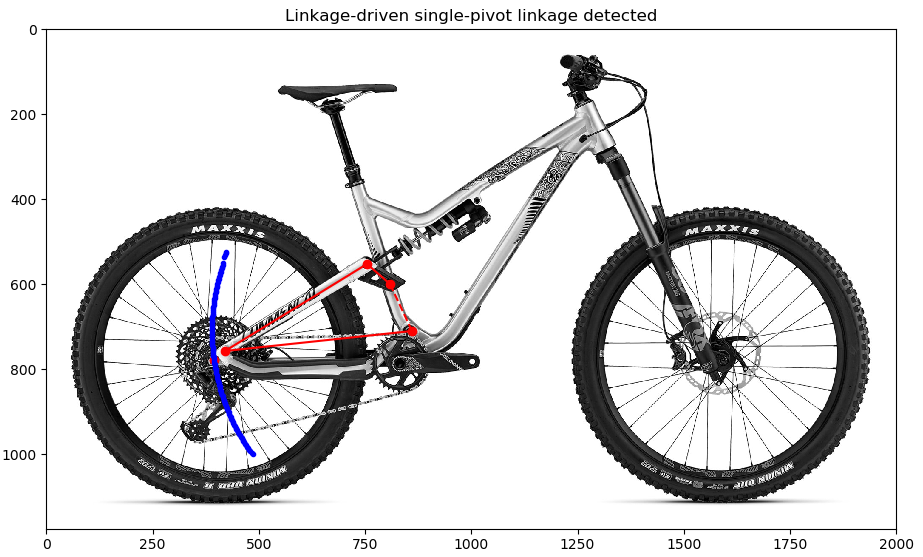

This chart was generated by the following Python code:
"""
4bar_analysis.py

Remi Salmon, 2018
salmon.remi@gmail.com
"""

#!/usr/bin/env python3

# imports
import glob
import math
import numpy as np
import matplotlib.pyplot as plt
import scipy.optimize as so

# functions
def points_4bar(): # get linkage points coordinates from image
    points_xy = np.zeros((7, 2)) # (x,y) coordinates of the points:
    # points_xy[0, :] = main pivot
    # points_xy[1, :] = lower chainstay/seatstay pivot
    # points_xy[2, :] = high seatstay pivot
    # points_xy[3, :] = rocker pivot
    # points_xy[4, :] = rear axle
    # points_xy[5, :] = rocker shock mount
    # points_xy[6, :] = frame shock mount

    plt.title('click main pivot')
    points = plt.ginput(1)
    points_xy[0, :] = points[0]
    plt.scatter(points_xy[0, 0], points_xy[0, 1], color = 'r', marker = 'o')
    plt.draw()

    plt.title('click lower chainstay/seatstay pivot')
    points = plt.ginput(1)
    points_xy[1, :] = points[0]
    plt.scatter(points_xy[1, 0], points_xy[1, 1], color = 'r', marker = 'o')
    plt.draw()

    plt.title('click high seatstay pivot')
    points = plt.ginput(1)
    points_xy[2, :] = points[0]
    plt.scatter(points_xy[2, 0], points_xy[2, 1], color = 'r', marker = 'o')
    plt.draw()

    plt.title('click rocker pivot')
    points = plt.ginput(1)
    points_xy[3, :] = points[0]
    plt.scatter(points_xy[3, 0], points_xy[3, 1], color = 'r', marker = 'o')
    plt.draw()

    plt.title('click rear axle')
    points = plt.ginput(1)
    points_xy[4, :] = points[0]
    plt.scatter(points_xy[4, 0], points_xy[4, 1], color = 'r', marker = 'o')
    plt.draw()

#    plt.title('click rocker shock mount')
#    points = plt.ginput(1)
#    points_xy[5, :] = points[0]
#    plt.scatter(points_xy[5, 0], points_xy[5, 1], color = 'r', marker = 'o')
#    plt.draw()
#
#    plt.title('click frame shock mount')
#    points = plt.ginput(1)
#    points_xy[6, :] = points[0]
#    plt.scatter(points_xy[6, 0], points_xy[6, 1], color = 'r', marker = 'o')
#    plt.draw()

    return(points_xy)

def l_4bar(points_xy): # find linkage lenghts from points
    l1 = np.linalg.norm(points_xy[1, :]-points_xy[0, :]) # link l1 length (main pivot to lower chainstay/seatstay pivot)
    l2 = np.linalg.norm(points_xy[2, :]-points_xy[1, :]) # link l2 length (lower chainstay/seatstay pivot to high chainstay pivot)
    l3 = np.linalg.norm(points_xy[3, :]-points_xy[2, :]) # link l3 length (high chainstay to rocker pivot)
    l4 = np.linalg.norm(points_xy[0, :]-points_xy[3, :]) # link l4 length (rocker pivot to main pivot)

    return(l1, l2, l3, l4)

def config_4bar(points_xy): # find linkage configuration from points
    (l1, l2, l3, l4) = l_4bar(points_xy)

    lpra = np.linalg.norm(points_xy[1, :]-points_xy[4, :]) # distance from rear axle to lower chainstay/seatstay pivot

    lprap = int(round(100*lpra/min([l1, l2, l3, l4]))) # lpra in % of shortest link

    if  lprap < 20 : # guess...
        linkage_config = 'Split-pivot'
    elif lpra > max(l1, l3):
        if points_xy[3, 1] < points_xy[2, 1]:
            linkage_config = 'VPP'
        else:
            linkage_config = 'DW-link/Maestro'
    elif points_xy[4, 1] > points_xy[1, 1]: # y origin is on top
        linkage_config = 'Linkage-driven single-pivot'
    else:
        linkage_config = 'Horst-link'

    return(linkage_config)

def f_4bar(x, l1, l2, l3, l4, theta1, theta4): # vector loop function = [0, 0]
    theta2 = x[0]
    theta3 = x[1]

    fx = l1*math.cos(theta1)+l2*math.cos(theta2)+l3*math.cos(theta3)+l4*math.cos(theta4)
    fy = l1*math.sin(theta1)+l2*math.sin(theta2)+l3*math.sin(theta3)+l4*math.sin(theta4)
    
    f = np.array([fx, fy])
    
    return(f)

def J_4bar(x, l1, l2, l3, l4, theta1, theta4): # Jacobian of vector loop function f
    theta2 = x[0]
    theta3 = x[1]
    
    J = np.zeros((2, 2))
    
    J[0, 0] = l1*math.cos(theta1)-l2*math.sin(theta2)+l3*math.cos(theta3)+l4*math.cos(theta4)
    J[0, 1] = l1*math.cos(theta1)+l2*math.cos(theta2)-l3*math.sin(theta3)+l4*math.cos(theta4)
    J[1, 0] = l1*math.sin(theta1)+l2*math.cos(theta2)+l3*math.sin(theta3)+l4*math.sin(theta4)
    J[1, 1] = l1*math.sin(theta1)+l2*math.sin(theta2)+l3*math.cos(theta3)+l4*math.sin(theta4)
    
    return(J)

def angles_4bar(points_xy): # find angles between links
    (l1, l2, l3, l4) = l_4bar(points_xy)

    theta1 = math.atan2(points_xy[1, 1]-points_xy[0, 1], points_xy[1, 0]-points_xy[0, 0]) # l1 angle
    theta2 = math.atan2(points_xy[2, 1]-points_xy[1, 1], points_xy[2, 0]-points_xy[1, 0]) # l2 angle
    theta3 = math.atan2(points_xy[3, 1]-points_xy[2, 1], points_xy[3, 0]-points_xy[2, 0]) # l3 angle
    theta4 = math.atan2(points_xy[0, 1]-points_xy[3, 1], points_xy[0, 0]-points_xy[3, 0]) # l4 angle

    return(theta1, theta2, theta3, theta4)

def new_angles_4bar(points_xy, theta1_new): # find links angles with new theta1
    (l1, l2, l3, l4) = l_4bar(points_xy)

    (theta1, theta2, theta3, theta4) = angles_4bar(points_xy)

    x0 = [theta2, theta3] # initial guess

    sol = so.root(f_4bar, x0, args = (l1, l2, l3, l4, theta1_new, theta4), jac = J_4bar) # theta4 constant (l4 == frame)

    theta2_sol = sol.x[0]
    theta3_sol = sol.x[1]

    return(theta1_new, theta2_sol, theta3_sol, theta4)

def new_points_4bar(points_xy, theta1_new): # find points coordinates with new theta1
    (l1, l2, l3, l4) = l_4bar(points_xy)

    (theta1_new, theta2_new, theta3_new, theta4_new) = new_angles_4bar(points_xy, theta1_new)

    points_xy_new = np.zeros(points_xy.shape)

    points_xy_new[0, :] = points_xy[0, :]
    points_xy_new[1, :] = points_xy_new[0, :]+[l1*math.cos(theta1_new), l1*math.sin(theta1_new)]
    points_xy_new[2, :] = points_xy_new[1, :]+[l2*math.cos(theta2_new), l2*math.sin(theta2_new)]
    points_xy_new[3, :] = points_xy[3, :]

    return(points_xy_new)

def ra_4bar(points_xy, theta1_new): # find rear axle coordinates from linkage points
    (l1, l2, l3, l4) = l_4bar(points_xy)

    (theta1_new, theta2_new, theta3_new, theta4_new) = new_angles_4bar(points_xy, theta1_new)

    points_xy_new = new_points_4bar(points_xy, theta1_new)

    v2 = [points_xy[2, 0]-points_xy[1, 0], points_xy[2, 1]-points_xy[1, 1]] # l2 vector
    va = [points_xy[4, 0]-points_xy[1, 0], points_xy[4, 1]-points_xy[1, 1]] # rear axle-lower chainstay/seatstay pivot vector

    a = np.linalg.norm(va) # distance to rear axle from lower chainstay/seatstay pivot

    if a == 0:
        a = 1 # avoid divide by 0 (can happen in Split-pivot configuration)

    cos_alpha = (v2[0]*va[0]+v2[1]*va[1])/(l2*a) # l2 = norm(v2)
    sin_alpha = (v2[0]*va[1]-va[0]*v2[1])/(l2*a) # l2 = norm(v2)

    alpha = math.atan2(sin_alpha, cos_alpha) # angle to rear axle from l2 (constant)

    x = points_xy_new[1, 0]+a*math.cos(theta2_new+alpha)
    y = points_xy_new[1, 1]+a*math.sin(theta2_new+alpha)

    return(x, y)

def ic_4bar(points_xy): # find coordinates of instant center of rotation = intersection of the 2 rotating links l1, l3
    # https://en.wikipedia.org/wiki/Line%E2%80%93line_intersection#Given_the_equations_of_the_lines
    a = (points_xy[1, 1]-points_xy[0, 1])/(points_xy[1, 0]-points_xy[0, 0]) # l1 slope
    c = points_xy[0, 1]-a*points_xy[0, 0] # l1 offset
    b = (points_xy[3, 1]-points_xy[2, 1])/(points_xy[3, 0]-points_xy[2, 0]) # l3 slope
    d = points_xy[2, 1]-b*points_xy[2, 0] # l3 offset

    if a == b:
        ic = [-1, -1] # avoid divide by 0 (should not happen...)
    else:
        ic = [(d-c)/(a-b), (a*d-b*c)/(a-b)]

    return(ic)

# main
# read and show image
image_files = glob.glob('*.jpg')+glob.glob('*.jpeg')
image_file = image_files[0] # process only 1 image

image = plt.imread(image_file)

image = 0.2126*image[:, :, 0]+0.7152*image[:, :, 1]+0.0722*image[:, :, 2] # convert rgb to grayscale

fig = plt.figure()
plt.imshow(image, cmap = 'gray')
xlim = plt.xlim()
ylim = plt.ylim()

# get points coordinates on image
points_xy = points_4bar()

# get linkage configuration
linkage_config = config_4bar(points_xy)

# plot linkages
plt.title(linkage_config+' linkage detected')
plt.plot([points_xy[0, 0], points_xy[1, 0]], [points_xy[0, 1], points_xy[1, 1]], color = 'r')
plt.plot([points_xy[1, 0], points_xy[2, 0]], [points_xy[1, 1], points_xy[2, 1]], color = 'r')
plt.plot([points_xy[2, 0], points_xy[3, 0]], [points_xy[2, 1], points_xy[3, 1]], color = 'r')
plt.plot([points_xy[3, 0], points_xy[0, 0]], [points_xy[3, 1], points_xy[0, 1]], color = 'r', linestyle = '--')

# calculate and plot rear axle path
(theta1, theta2, theta3, theta4) = angles_4bar(points_xy)

for theta1_new in np.linspace(theta1, theta1+math.radians(30), 100): # y axis inverted = theta1 increases
    ra_xy = ra_4bar(points_xy, theta1_new)

    plt.scatter(ra_xy[0], ra_xy[1], color = 'b', marker = '.')

## calculate and plot instant center of rotation
ic_xy = ic_4bar(points_xy)

plt.scatter(ic_xy[0], ic_xy[1], color = 'b', marker = 'o')
plt.plot([points_xy[0, 0], ic_xy[0]], [points_xy[0, 1], ic_xy[1]], color = 'b', linestyle = '--')
plt.plot([points_xy[3, 0], ic_xy[0]], [points_xy[3, 1], ic_xy[1]], color = 'b', linestyle = '--')

for theta1_new in np.linspace(theta1, theta1+math.radians(30), 100): # y axis inverted = theta1 increases
    points_xy_new = new_points_4bar(points_xy, theta1_new)

    ic_xy = ic_4bar(points_xy_new)

    plt.scatter(ic_xy[0], ic_xy[1], color = 'b', marker = '.')

plt.xlim(xlim)
plt.ylim(ylim)

plt.savefig('4bar_analysis.png')
